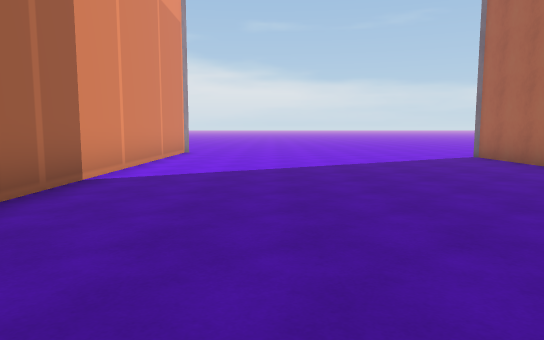
[1] (above)

24 first-person views from a walk through a scene from a Unity 3-D project. The camera is 1.4 m above the floor, tilts 6° down and sees 70° across. The floor is counted in squares, 2 m on a side. Each view is taken from the middle of a square. On the plan, view 1 faces up. The plan holds only what a view shows up to about 11 squares ahead; the rest is blank. The place goes on beyond the plan. Some surface patterns are stand-ins.

[2]
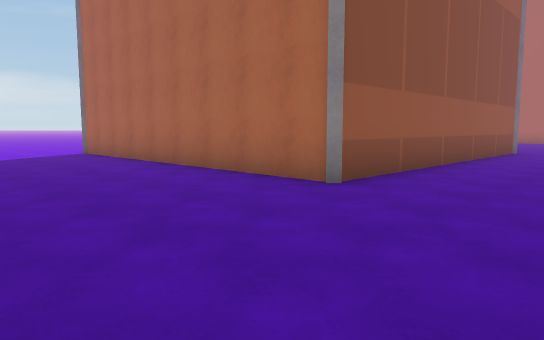

[3]
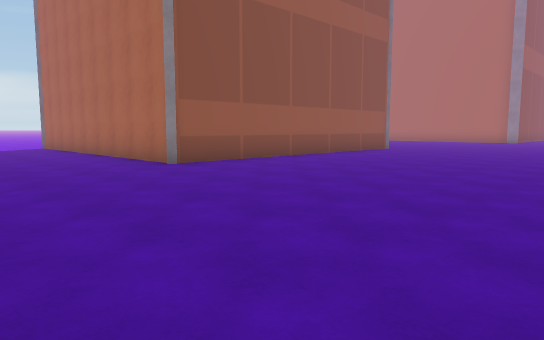

[4]
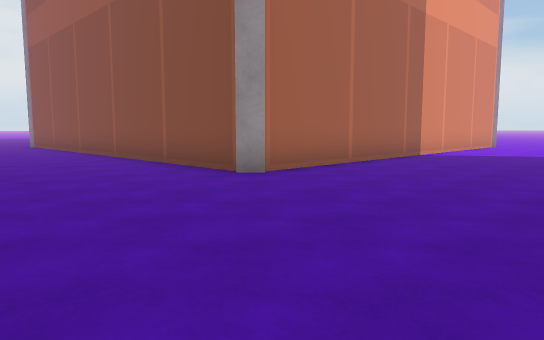

[5]
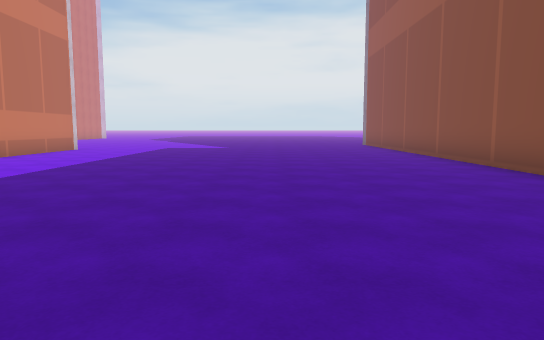

[6]
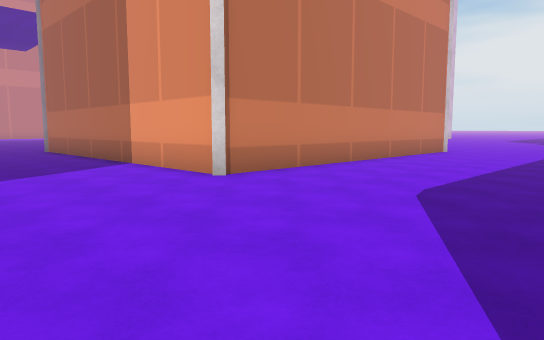

[7]
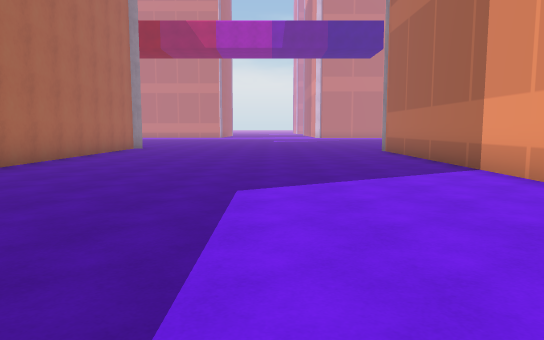

[8]
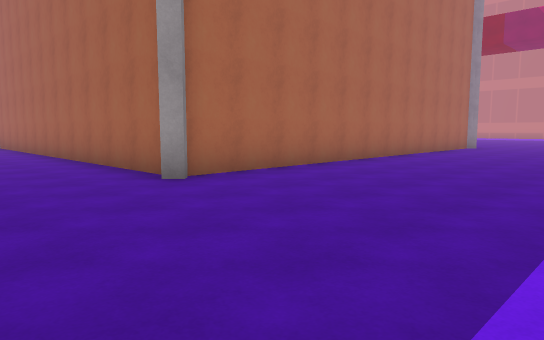

[9]
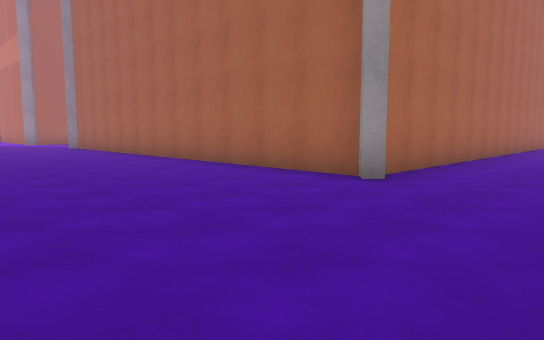

[10]
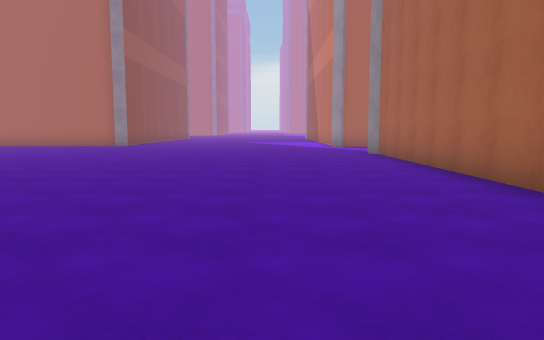

[11]
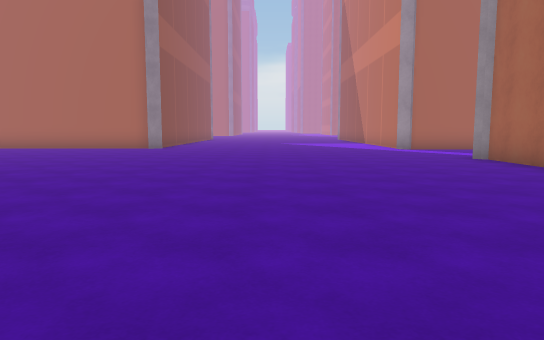

[12]
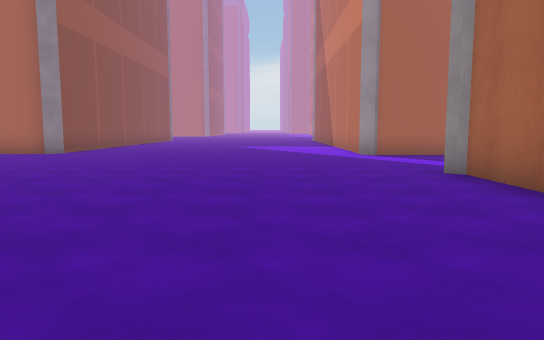

[13]
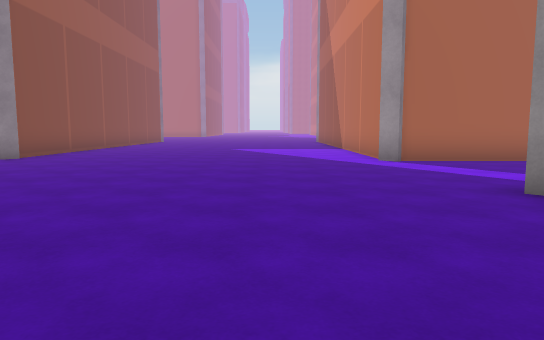

[14]
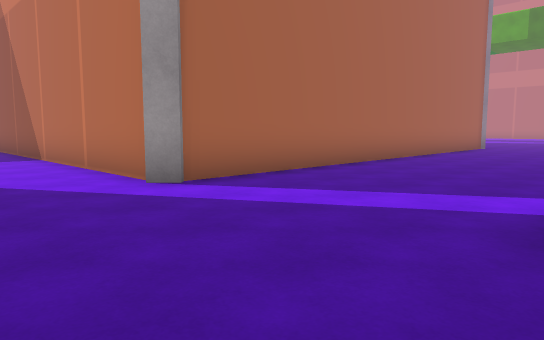

[15]
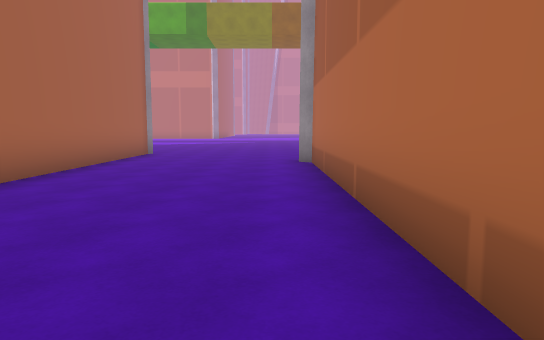

[16]
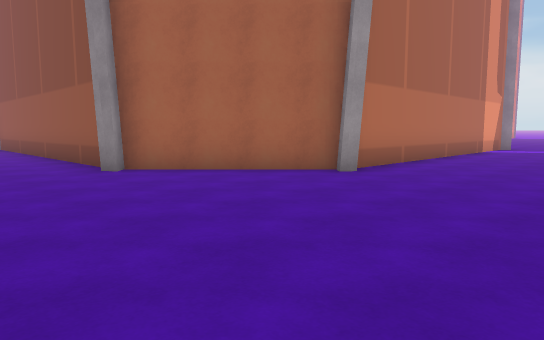

[17]
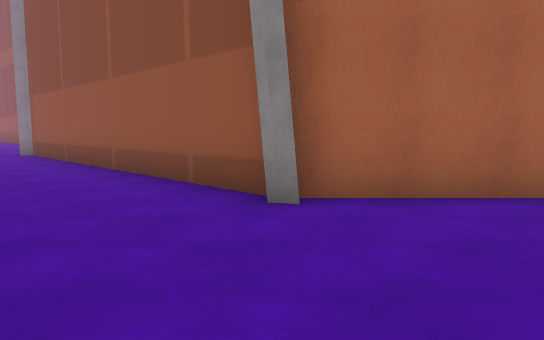

[18]
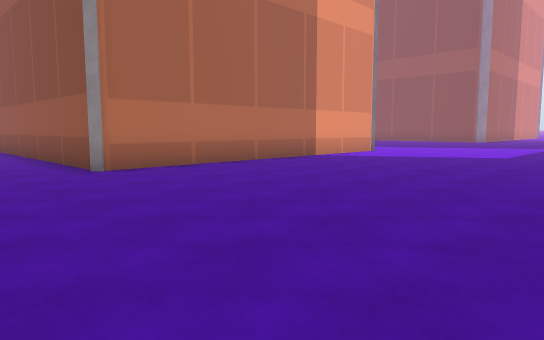

[19]
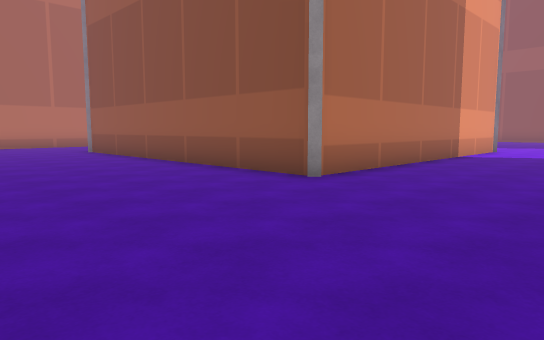

[20]
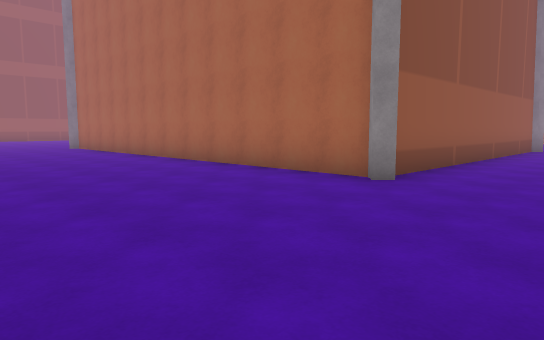

[21]
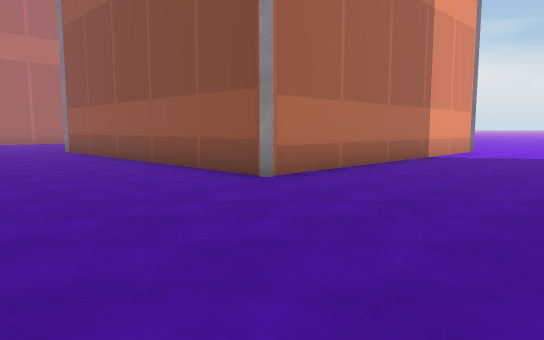

[22]
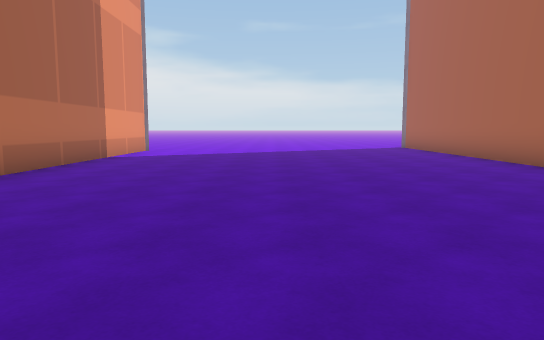

[23]
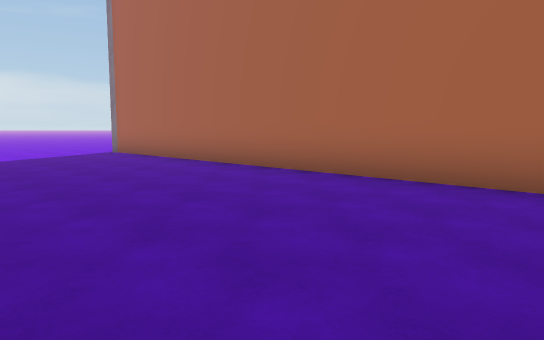

[24]
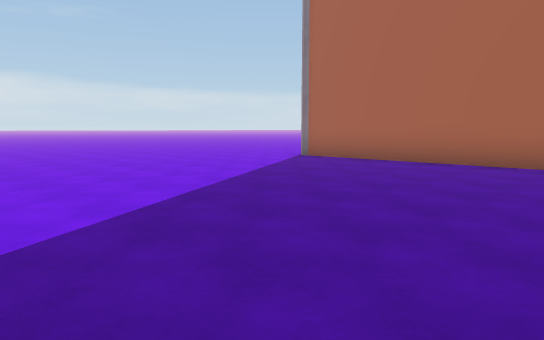

### Floor plan
Key: @ floor where view 1 was taken; # wall or solid block; . floor; O other object.
Columns run from 10 left of view 1 to 26 right of it. Each row starts with its distance up from view 1.
 14                            ......
 13                           ........
 12                           .......#
 11        #........          .......#
 10        #........         ........#
  9        #.......#        #........#
  8        #.......#        #........#
  7        #.......#        #........#
  6        #.......#        #........#
  5        #.......#        #........#
  4        #.......#        #........#
  3        #.......#        #........#
  2        #.......##      ##........#
  1        #.......O########O........#
  0        #..@......................##
 -1 ########..........................##
 -2 ....................................
 -3 ....................................
 -4  ...................................
 -5  ...................................
 -6  ...................................
 -7  ...................................
 -8  ....................................
 -9 .....................................
-10 ................#############....####
-11 ................#           #....#
-12 #######O........#           #....#
-13       ##........#           #....#
-14        #........#           #....#
-15        #........#           #....#
-16        #........#           #....#
-17        #........#           #....#
-18        #........#           #....#
-19        #........#          ##....#
-20 ########........#         ##.....#
-21 ................#        ##......#
-22 ................##########.......#
-23 .................................
-24    ..............................
-25         .......          ........

Where each view was taken, in squares from view 1:
view 1: 0 up, 0 right, facing up
view 2: 2 down, 1 right, facing up-right
view 3: 6 down, 1 right, facing up-right
view 4: 5 down, 2 right, facing up-left
view 5: 5 down, 2 right, facing left
view 6: 7 down, 1 right, facing down-left
view 7: 8 down, 1 right, facing down
view 8: 7 down, 1 right, facing down-right
view 9: 5 down, 3 right, facing down-right
view 10: 7 down, 7 right, facing right
view 11: 5 down, 9 right, facing right
view 12: 7 down, 12 right, facing right
view 13: 7 down, 14 right, facing right
view 14: 7 down, 18 right, facing down-right
view 15: 11 down, 19 right, facing down
view 16: 25 down, 22 right, facing up-left
view 17: 25 down, 18 right, facing up-left
view 18: 23 down, 4 right, facing up-left
view 19: 25 down, 1 right, facing up-left
view 20: 25 down, 1 right, facing up-right
view 21: 3 down, 18 right, facing up-left
view 22: 3 down, 18 right, facing up
view 23: 0 up, 18 right, facing up-right
view 24: 5 up, 15 right, facing up-right
